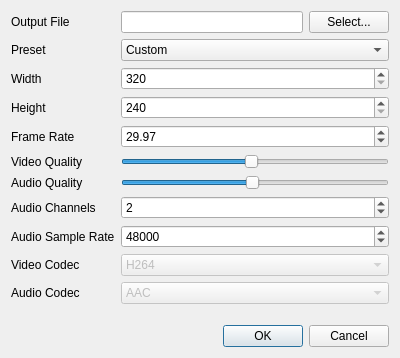
<?xml version="1.0" encoding="UTF-8"?>
<ui version="4.0">
 <class>RendererSettings</class>
 <widget class="QDialog" name="RendererSettings">
  <property name="geometry">
   <rect>
    <x>0</x>
    <y>0</y>
    <width>400</width>
    <height>358</height>
   </rect>
  </property>
  <property name="windowTitle">
   <string>Export Settings</string>
  </property>
  <layout class="QFormLayout" name="formLayout">
   <item row="0" column="0">
    <widget class="QLabel" name="outputLabel">
     <property name="text">
      <string>Output File</string>
     </property>
    </widget>
   </item>
   <item row="0" column="1">
    <layout class="QHBoxLayout" name="horizontalLayout_2">
     <item>
      <widget class="QLineEdit" name="outputFileName">
       <property name="enabled">
        <bool>true</bool>
       </property>
      </widget>
     </item>
     <item>
      <widget class="QPushButton" name="outputFileNameButton">
       <property name="text">
        <string>Select...</string>
       </property>
      </widget>
     </item>
    </layout>
   </item>
   <item row="2" column="0">
    <widget class="QLabel" name="label">
     <property name="enabled">
      <bool>true</bool>
     </property>
     <property name="text">
      <string>Width</string>
     </property>
    </widget>
   </item>
   <item row="2" column="1">
    <widget class="QSpinBox" name="width">
     <property name="enabled">
      <bool>true</bool>
     </property>
     <property name="minimum">
      <number>320</number>
     </property>
     <property name="maximum">
      <number>1920</number>
     </property>
    </widget>
   </item>
   <item row="3" column="0">
    <widget class="QLabel" name="label_2">
     <property name="enabled">
      <bool>true</bool>
     </property>
     <property name="text">
      <string>Height</string>
     </property>
    </widget>
   </item>
   <item row="3" column="1">
    <widget class="QSpinBox" name="height">
     <property name="enabled">
      <bool>true</bool>
     </property>
     <property name="minimum">
      <number>240</number>
     </property>
     <property name="maximum">
      <number>1080</number>
     </property>
     <property name="value">
      <number>240</number>
     </property>
    </widget>
   </item>
   <item row="4" column="0">
    <widget class="QLabel" name="label_3">
     <property name="enabled">
      <bool>true</bool>
     </property>
     <property name="text">
      <string>Frame Rate</string>
     </property>
    </widget>
   </item>
   <item row="4" column="1">
    <widget class="QDoubleSpinBox" name="fps">
     <property name="enabled">
      <bool>true</bool>
     </property>
     <property name="value">
      <double>29.969999999999999</double>
     </property>
    </widget>
   </item>
   <item row="5" column="0">
    <widget class="QLabel" name="label_4">
     <property name="text">
      <string>Video Quality</string>
     </property>
    </widget>
   </item>
   <item row="6" column="0">
    <widget class="QLabel" name="label_5">
     <property name="text">
      <string>Audio Quality</string>
     </property>
    </widget>
   </item>
   <item row="6" column="1">
    <widget class="QSlider" name="audioQuality">
     <property name="minimum">
      <number>8</number>
     </property>
     <property name="maximum">
      <number>512</number>
     </property>
     <property name="value">
      <number>256</number>
     </property>
     <property name="orientation">
      <enum>Qt::Horizontal</enum>
     </property>
    </widget>
   </item>
   <item row="9" column="0">
    <widget class="QLabel" name="label_6">
     <property name="text">
      <string>Video Codec</string>
     </property>
    </widget>
   </item>
   <item row="9" column="1">
    <widget class="QComboBox" name="videoCodec">
     <property name="enabled">
      <bool>false</bool>
     </property>
     <item>
      <property name="text">
       <string>H264</string>
      </property>
     </item>
    </widget>
   </item>
   <item row="10" column="0">
    <widget class="QLabel" name="label_7">
     <property name="text">
      <string>Audio Codec</string>
     </property>
    </widget>
   </item>
   <item row="10" column="1">
    <widget class="QComboBox" name="audioCodec">
     <property name="enabled">
      <bool>false</bool>
     </property>
     <item>
      <property name="text">
       <string>AAC</string>
      </property>
     </item>
    </widget>
   </item>
   <item row="12" column="0" colspan="2">
    <widget class="QDialogButtonBox" name="buttonBox">
     <property name="orientation">
      <enum>Qt::Horizontal</enum>
     </property>
     <property name="standardButtons">
      <set>QDialogButtonBox::Cancel|QDialogButtonBox::Ok</set>
     </property>
    </widget>
   </item>
   <item row="11" column="0">
    <spacer name="verticalSpacer">
     <property name="orientation">
      <enum>Qt::Vertical</enum>
     </property>
     <property name="sizeHint" stdset="0">
      <size>
       <width>20</width>
       <height>40</height>
      </size>
     </property>
    </spacer>
   </item>
   <item row="5" column="1">
    <widget class="QSlider" name="videoQuality">
     <property name="minimum">
      <number>8</number>
     </property>
     <property name="maximum">
      <number>8192</number>
     </property>
     <property name="value">
      <number>4000</number>
     </property>
     <property name="sliderPosition">
      <number>4000</number>
     </property>
     <property name="orientation">
      <enum>Qt::Horizontal</enum>
     </property>
    </widget>
   </item>
   <item row="1" column="1">
    <widget class="QComboBox" name="videoPresetBox">
     <item>
      <property name="text">
       <string>Custom</string>
      </property>
     </item>
     <item>
      <property name="text">
       <string>QVGA (320x240) - 30 fps</string>
      </property>
     </item>
     <item>
      <property name="text">
       <string>VGA (640x480) - 30 fps</string>
      </property>
     </item>
     <item>
      <property name="text">
       <string>SVGA (800x600) - 30 fps</string>
      </property>
     </item>
     <item>
      <property name="text">
       <string>XVGA (1024x768) - 30 fps</string>
      </property>
     </item>
     <item>
      <property name="text">
       <string>480p NTSC (720x480) - 29.97 fps</string>
      </property>
     </item>
     <item>
      <property name="text">
       <string>576p PAL (720x576) - 25 fps</string>
      </property>
     </item>
     <item>
      <property name="text">
       <string>720p (1280x720) - 29.97 fps</string>
      </property>
     </item>
     <item>
      <property name="text">
       <string>1080p (1920x1080) - 29.97 fps</string>
      </property>
     </item>
    </widget>
   </item>
   <item row="1" column="0">
    <widget class="QLabel" name="label_9">
     <property name="text">
      <string>Preset</string>
     </property>
    </widget>
   </item>
   <item row="7" column="0">
    <widget class="QLabel" name="label_8">
     <property name="text">
      <string>Audio Channels</string>
     </property>
    </widget>
   </item>
   <item row="7" column="1">
    <widget class="QSpinBox" name="nbChannels">
     <property name="value">
      <number>2</number>
     </property>
    </widget>
   </item>
   <item row="8" column="0">
    <widget class="QLabel" name="label_10">
     <property name="text">
      <string>Audio Sample Rate</string>
     </property>
    </widget>
   </item>
   <item row="8" column="1">
    <widget class="QSpinBox" name="sampleRate">
     <property name="maximum">
      <number>100000</number>
     </property>
     <property name="value">
      <number>48000</number>
     </property>
    </widget>
   </item>
  </layout>
 </widget>
 <resources/>
 <connections>
  <connection>
   <sender>buttonBox</sender>
   <signal>accepted()</signal>
   <receiver>RendererSettings</receiver>
   <slot>accept()</slot>
   <hints>
    <hint type="sourcelabel">
     <x>248</x>
     <y>254</y>
    </hint>
    <hint type="destinationlabel">
     <x>157</x>
     <y>274</y>
    </hint>
   </hints>
  </connection>
  <connection>
   <sender>buttonBox</sender>
   <signal>rejected()</signal>
   <receiver>RendererSettings</receiver>
   <slot>reject()</slot>
   <hints>
    <hint type="sourcelabel">
     <x>316</x>
     <y>260</y>
    </hint>
    <hint type="destinationlabel">
     <x>286</x>
     <y>274</y>
    </hint>
   </hints>
  </connection>
 </connections>
</ui>
